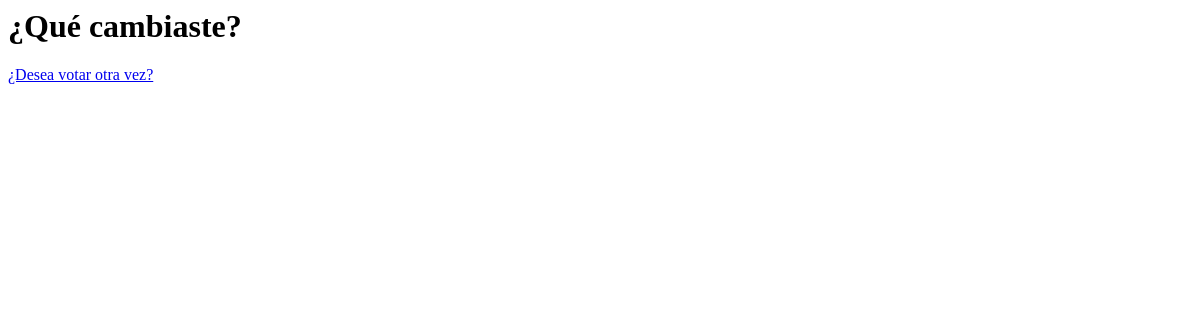
The app's page /polls/1/results/, older data.
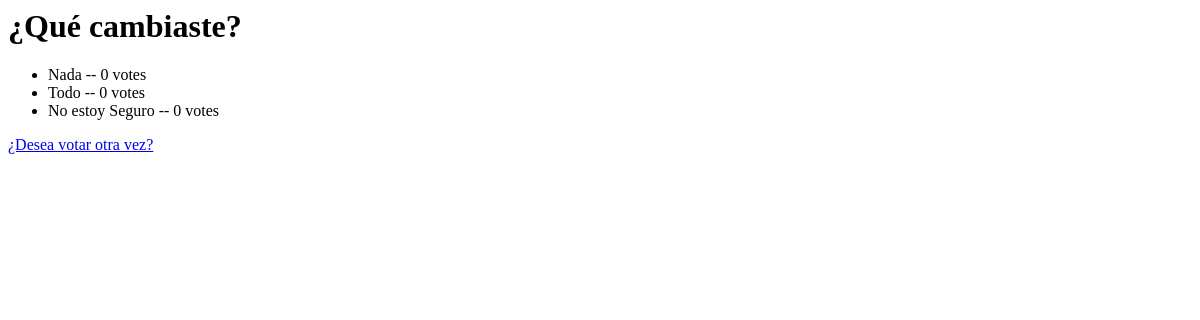
The same page, newer data.
### polls/models.py (models this page shows, shortened)
class Question(models.Model):
    def was_published_recently(self):
        return self.pub_date >= timezone.now() - datetime.timedelta(days=1)
    was_published_recently.admin_order_field = 'pub_date'
    was_published_recently.boolean = True
    was_published_recently.short_description = 'Publisehd recently?'
    question_text = models.CharField(max_length=200)
    pub_date = models.DateTimeField('date published')

class Choice(models.Model):
    question = models.ForeignKey(Question, on_delete=models.CASCADE,)
    choice_text = models.CharField(max_length=200)
    votes = models.IntegerField(default=0)

### polls/views.py (the view)
# urls.py: url(r'^(?P<pk>[0-9]+)/results/$', views.ResultsView.as_view(), name="results"),
class ResultsView(generic.DetailView):
    model = Question
    template_name = 'polls/results.html'

### polls/templates/polls/results.html
<h1>{{ question.question_text }}</h1>
<ul>
    {% for choice in question.choice_set.all %}
        <li>{{ choice.choice_text }} -- {{ choice.votes }} vote{{ choice.votes|pluralize }} </li>
    {% endfor %}
</ul>
<a href="{% url 'polls:detail' question.id %}">¿Desea votar otra vez?</a>

Row changes from the older to the newer data that the page shows:
added Choice: choice_text "Nada", votes "0"
added Choice: choice_text "Todo", votes "0"
added Choice: choice_text "No estoy Seguro", votes "0"
